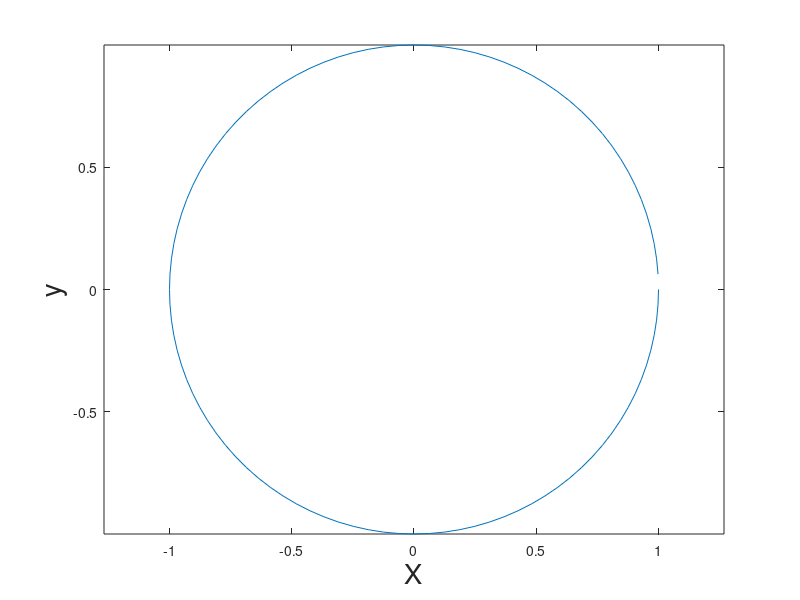

Write the MATLAB code that produced this figure.
% example 1Aa: drawing a circle

% When you write code, it is a good practice to add comments 
% that describe the code. Comments allow others to understand 
% your code, and can refresh your memory when you return to it 
% later. Add comments to Octave code using the percent (%) symbol.
% Anytime Octave encounters a percent sign (%), it treats the rest 
% of the line as a comment.  section 26, Octave tutorial

clear        % clear variables and functions from memory
for i=1:100  % Repeat statements a specific number of times,i.e. 100 times
             % see section 27.1, Octave tutorial
    theta = 2*pi*i/100; % theta= 2pi/100, 4pi/100, 6pi/100,...
                        % pi: a built-in octave variable, 3.1415....
                        % semicolon suppresses output from octave command
                        % see section 17, Octave tutorial 
    x(i)  = cos(theta); % define i-th element of x vector. sec 5, tutorial 
    y(i)  = sin(theta); % define i-th element of y vector     
end

plot(x,y)  % plots vector Y versus vector X. see section 17
axis equal % sets the aspect ratio so that equal tick mark
           % increments on the x and y axis are equal in size.
xlabel('X','FontSize',20) % X-axis label
ylabel('y','FontSize',20) % Y-axis label
